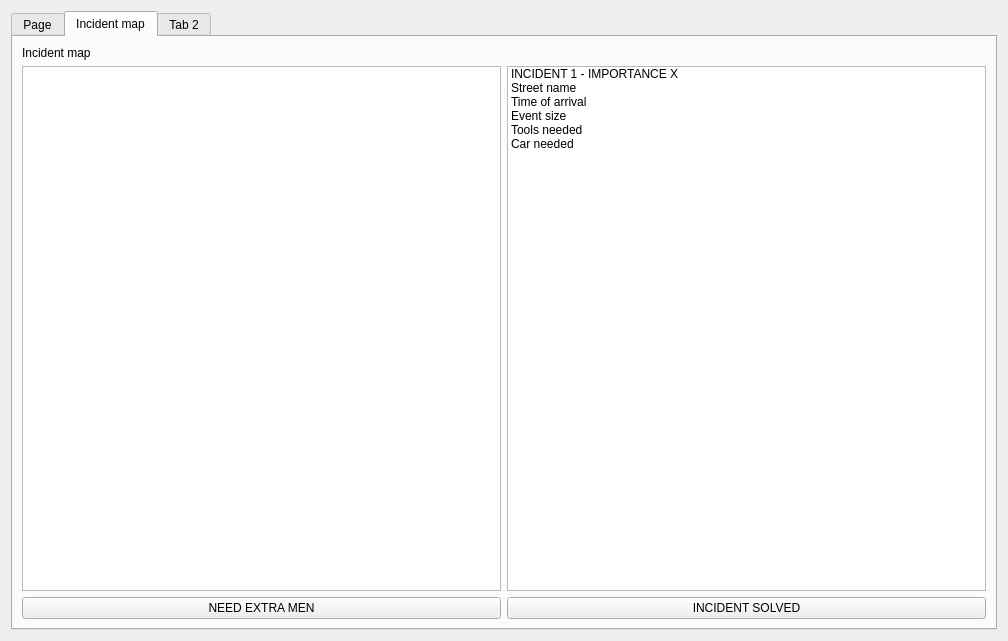
<?xml version="1.0" encoding="UTF-8"?>
<ui version="4.0">
 <class>Form</class>
 <widget class="QWidget" name="Form">
  <property name="geometry">
   <rect>
    <x>0</x>
    <y>0</y>
    <width>1008</width>
    <height>641</height>
   </rect>
  </property>
  <property name="windowTitle">
   <string>Form</string>
  </property>
  <layout class="QGridLayout" name="gridLayout">
   <item row="0" column="0">
    <widget class="QTabWidget" name="tabWidget">
     <property name="currentIndex">
      <number>1</number>
     </property>
     <widget class="QWidget" name="tab_3">
      <attribute name="title">
       <string>Page</string>
      </attribute>
      <layout class="QGridLayout" name="gridLayout_4">
       <item row="0" column="0">
        <layout class="QVBoxLayout" name="verticalLayout_2">
         <item>
          <widget class="QLabel" name="label_2">
           <property name="text">
            <string>Incident map</string>
           </property>
          </widget>
         </item>
         <item>
          <layout class="QHBoxLayout" name="horizontalLayout">
           <item>
            <widget class="QGraphicsView" name="graphicsView_2">
             <property name="enabled">
              <bool>true</bool>
             </property>
            </widget>
           </item>
           <item>
            <widget class="QListWidget" name="listWidget">
             <property name="maximumSize">
              <size>
               <width>473</width>
               <height>16777215</height>
              </size>
             </property>
             <item>
              <property name="text">
               <string>INCIDENT 1 - IMPORTANCE X</string>
              </property>
             </item>
             <item>
              <property name="text">
               <string>INCIDENT 2 - IMPORTANCE X</string>
              </property>
             </item>
             <item>
              <property name="text">
               <string>INCIDENT 3 - IMPORTANCE X</string>
              </property>
             </item>
            </widget>
           </item>
          </layout>
         </item>
         <item>
          <layout class="QHBoxLayout" name="horizontalLayout_3">
           <item>
            <widget class="QPushButton" name="pushButton_4">
             <property name="text">
              <string>SELECT INCIDENT</string>
             </property>
            </widget>
           </item>
          </layout>
         </item>
        </layout>
       </item>
      </layout>
     </widget>
     <widget class="QWidget" name="tab">
      <attribute name="title">
       <string>Incident map</string>
      </attribute>
      <layout class="QGridLayout" name="gridLayout_3">
       <item row="0" column="0">
        <layout class="QVBoxLayout" name="verticalLayout">
         <item>
          <widget class="QLabel" name="label">
           <property name="text">
            <string>Incident map</string>
           </property>
          </widget>
         </item>
         <item>
          <layout class="QHBoxLayout" name="horizontalLayout_4">
           <item>
            <widget class="QListWidget" name="listWidget_2"/>
           </item>
           <item>
            <widget class="QListWidget" name="listWidget_3">
             <item>
              <property name="text">
               <string>INCIDENT 1 - IMPORTANCE X</string>
              </property>
             </item>
             <item>
              <property name="text">
               <string>Street name</string>
              </property>
             </item>
             <item>
              <property name="text">
               <string>Time of arrival</string>
              </property>
             </item>
             <item>
              <property name="text">
               <string>Event size</string>
              </property>
             </item>
             <item>
              <property name="text">
               <string>Tools needed</string>
              </property>
             </item>
             <item>
              <property name="text">
               <string>Car needed</string>
              </property>
             </item>
            </widget>
           </item>
          </layout>
         </item>
         <item>
          <layout class="QHBoxLayout" name="horizontalLayout_2">
           <item>
            <widget class="QPushButton" name="pushButton_2">
             <property name="text">
              <string>NEED EXTRA MEN</string>
             </property>
            </widget>
           </item>
           <item>
            <widget class="QPushButton" name="pushButton">
             <property name="text">
              <string>INCIDENT SOLVED</string>
             </property>
            </widget>
           </item>
          </layout>
         </item>
        </layout>
       </item>
      </layout>
     </widget>
     <widget class="QWidget" name="tab_2">
      <attribute name="title">
       <string>Tab 2</string>
      </attribute>
     </widget>
    </widget>
   </item>
  </layout>
 </widget>
 <resources/>
 <connections/>
</ui>
